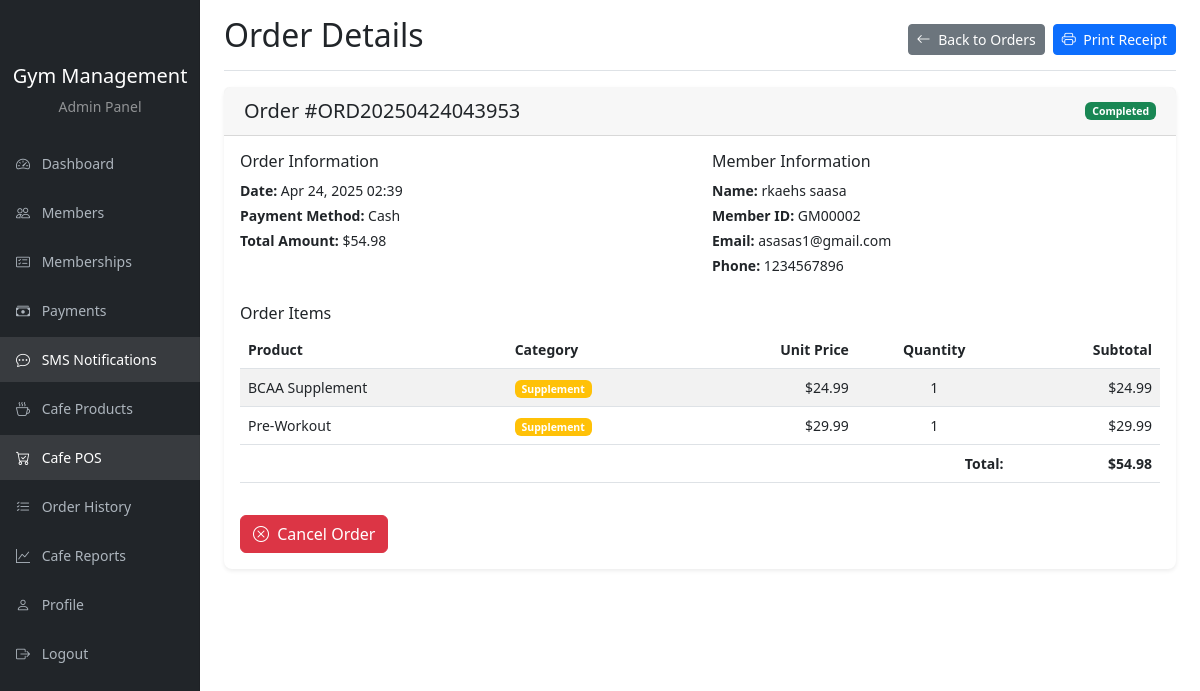
The page /admin/view-cafe-order.php?id=2 (signed in) on the database its author committed.
### tables this page shows
CREATE TABLE `cafe_orders` (
  `id` int(11) NOT NULL,
  `order_number` varchar(20) NOT NULL,
  `member_id` int(11) NOT NULL,
  `total_amount` decimal(10,2) NOT NULL,
  `payment_method` enum('cash','credit_card','debit_card','other') NOT NULL,
  `status` enum('completed','cancelled') DEFAULT 'completed',
  `created_by` int(11) NOT NULL,
  `created_at` timestamp NOT NULL DEFAULT current_timestamp()
);

CREATE TABLE `gym_members` (
  `id` int(11) NOT NULL,
  `member_id` varchar(20) NOT NULL COMMENT 'Custom member ID for display',
  `first_name` varchar(50) NOT NULL,
  `last_name` varchar(50) NOT NULL,
  `email` varchar(100) NOT NULL,
  `phone` varchar(20) NOT NULL,
  `gender` enum('male','female','other') NOT NULL,
  `date_of_birth` date DEFAULT NULL,
  `address` text DEFAULT NULL,
  `emergency_contact_name` varchar(100) DEFAULT NULL,
  `emergency_contact_phone` varchar(20) DEFAULT NULL,
  `membership_id` int(11) DEFAULT NULL,
  `membership_start_date` date DEFAULT NULL,
  `membership_end_date` date DEFAULT NULL,
  `status` enum('active','inactive','pending') DEFAULT 'active',
  `notes` text DEFAULT NULL,
  `profile_image` varchar(255) DEFAULT NULL,
  `created_at` timestamp NOT NULL DEFAULT current_timestamp(),
  `updated_at` timestamp NOT NULL DEFAULT current_timestamp() ON UPDATE current_timestamp()
);

CREATE TABLE `cafe_order_items` (
  `id` int(11) NOT NULL,
  `order_id` int(11) NOT NULL,
  `product_id` int(11) NOT NULL,
  `quantity` int(11) NOT NULL,
  `unit_price` decimal(10,2) NOT NULL,
  `subtotal` decimal(10,2) NOT NULL,
  `created_at` timestamp NOT NULL DEFAULT current_timestamp()
);

CREATE TABLE `cafe_products` (
  `id` int(11) NOT NULL,
  `name` varchar(100) NOT NULL,
  `description` text DEFAULT NULL,
  `category` enum('food','beverage','supplement','other') NOT NULL,
  `price` decimal(10,2) NOT NULL,
  `cost_price` decimal(10,2) NOT NULL,
  `stock_quantity` int(11) NOT NULL DEFAULT 0,
  `status` enum('active','inactive') DEFAULT 'active',
  `created_at` timestamp NOT NULL DEFAULT current_timestamp(),
  `updated_at` timestamp NOT NULL DEFAULT current_timestamp() ON UPDATE current_timestamp()
);

### admin/view-cafe-order.php (the view, shortened to what this page needs)
<?php
require_once '../includes/db.php';
$order = null;
$order_items = [];
$order_id = (int)$_GET['id'];
try {
    $stmt = $conn->prepare("SELECT o.*, CONCAT(m.first_name, ' ', m.last_name) as member_name, m.member_id as member_number, m.email, m.phone
                           FROM cafe_orders o
                           JOIN gym_members m ON o.member_id = m.id
                           WHERE o.id = ?");
    $stmt->bind_param("i", $order_id);
    $stmt->execute();
    $result = $stmt->get_result();
    $order = $result->fetch_assoc();
    $stmt = $conn->prepare("SELECT oi.*, p.name as product_name, p.category
                           FROM cafe_order_items oi
                           JOIN cafe_products p ON oi.product_id = p.id
                           WHERE oi.order_id = ?
                           ORDER BY p.category, p.name");
    $stmt->bind_param("i", $order_id);
    $stmt->execute();
    $order_items = $stmt->get_result();
} catch (Exception $e) {
    $error = "Error: " . $e->getMessage();
}
?>
<!DOCTYPE html>
<html lang="en">
<head>
    <link href="https://cdn.jsdelivr.net/npm/bootstrap@5.3.0/dist/css/bootstrap.min.css" rel="stylesheet">
    <link rel="stylesheet" href="https://cdn.jsdelivr.net/npm/bootstrap-icons@1.10.0/font/bootstrap-icons.css">
    <link rel="stylesheet" href="../assets/css/admin.css">
</head>
<body>
    <div class="container-fluid no-print">
        <div class="row">
            <?php include 'sidebar.php'; ?>
            <main class="col-md-9 ms-sm-auto col-lg-10 px-md-4">
                <div class="d-flex justify-content-between flex-wrap flex-md-nowrap align-items-center pt-3 pb-2 mb-3 border-bottom no-print">
                    <h1 class="h2">Order Details</h1>
                    <div class="btn-toolbar mb-2 mb-md-0">
                        <a href="cafe-orders.php" class="btn btn-sm btn-secondary me-2">
                            <i class="bi bi-arrow-left me-1"></i> Back to Orders
                        </a>
                        <button type="button" class="btn btn-sm btn-primary" onclick="window.print()">
                            <i class="bi bi-printer me-1"></i> Print Receipt
                        </button>
                    </div>
                </div>
                <?php if ($order): ?>
                    <div class="card mb-4">
                        <div class="card-header d-flex justify-content-between align-items-center">
                            <h5 class="card-title mb-0">Order #<?php echo htmlspecialchars($order['order_number']); ?></h5>
                            <span class="badge <?php echo $order['status'] === 'completed' ? 'bg-success' : 'bg-danger'; ?>">
                                <?php echo ucfirst($order['status']); ?>
                            </span>
                        </div>
                        <div class="card-body">
                            <div class="row">
                                <div class="col-md-6">
                                    <h6>Order Information</h6>
                                    <p class="mb-1"><strong>Date:</strong> <?php echo date('M d, Y H:i', strtotime($order['created_at'])); ?></p>
                                    <p class="mb-1"><strong>Payment Method:</strong> <?php echo ucwords(str_replace('_', ' ', $order['payment_method'])); ?></p>
                                    <p class="mb-1"><strong>Total Amount:</strong> $<?php echo number_format($order['total_amount'], 2); ?></p>
                                </div>
                                <div class="col-md-6">
                                    <h6>Member Information</h6>
                                    <p class="mb-1"><strong>Name:</strong> <?php echo htmlspecialchars($order['member_name']); ?></p>
                                    <p class="mb-1"><strong>Member ID:</strong> <?php echo htmlspecialchars($order['member_number']); ?></p>
                                    <p class="mb-1"><strong>Email:</strong> <?php echo htmlspecialchars($order['email']); ?></p>
                                    <p class="mb-1"><strong>Phone:</strong> <?php echo htmlspecialchars($order['phone']); ?></p>
                                </div>
                            </div>
                            <h6 class="mt-4">Order Items</h6>
                            <div class="table-responsive">
                                <table class="table table-striped">
                                    <thead>
                                        <tr>
                                            <th>Product</th>
                                            <th>Category</th>
                                            <th class="text-end">Unit Price</th>
                                            <th class="text-center">Quantity</th>
                                            <th class="text-end">Subtotal</th>
                                        </tr>
                                    </thead>
                                    <tbody>
                                        <?php if (is_object($order_items) && $order_items->num_rows > 0): ?>
                                            <?php while ($item = $order_items->fetch_assoc()): ?>
                                                <tr>
                                                    <td><?php echo htmlspecialchars($item['product_name']); ?></td>
                                                    <td>
                                                        <span class="badge <?php
                                                            echo $item['category'] === 'food' ? 'bg-success' :
                                                                ($item['category'] === 'beverage' ? 'bg-info' :
                                                                ($item['category'] === 'supplement' ? 'bg-warning' : 'bg-secondary'));
                                                        ?>">
                                                            <?php echo ucfirst($item['category']); ?>
                                                        </span>
                                                    </td>
                                                    <td class="text-end">$<?php echo number_format($item['unit_price'], 2); ?></td>
                                                    <td class="text-center"><?php echo $item['quantity']; ?></td>
                                                    <td class="text-end">$<?php echo number_format($item['subtotal'], 2); ?></td>
                                                </tr>
                                            <?php endwhile; ?>
                                        <?php else: ?>
                                            <tr>
                                                <td colspan="5" class="text-center">No items found</td>
                                            </tr>
                                        <?php endif; ?>
                                    </tbody>
                                    <tfoot>
                                        <tr>
                                            <th colspan="4" class="text-end">Total:</th>
                                            <th class="text-end">$<?php echo number_format($order['total_amount'], 2); ?></th>
                                        </tr>
                                    </tfoot>
                                </table>
                            </div>
                            <?php if ($order['status'] === 'completed'): ?>
                                <div class="mt-3 no-print">
                                    <button type="button" class="btn btn-danger" data-bs-toggle="modal" data-bs-target="#cancelOrderModal">
                                        <i class="bi bi-x-circle me-1"></i> Cancel Order
                                    </button>
                                </div>
                            <?php endif; ?>
                        </div>
                    </div>
                <?php endif; ?>
            </main>
        </div>
    </div>
</body>
</html>

### assets/css/admin.css (style rules this page uses)
body { font-size: .875rem; }
.card { margin-bottom: 1.5rem; box-shadow: 0 0.125rem 0.25rem rgba(0, 0, 0, 0.075); border: none; border-radius: 0.5rem; }
.card-header { background-color: rgba(0, 0, 0, 0.03); border-bottom: 1px solid rgba(0, 0, 0, 0.125); padding: 0.75rem 1.25rem; }
.table-responsive { overflow-x: auto; -webkit-overflow-scrolling: touch; }

### rows shown on the page
cafe_orders: order_number "ORD20250424043953", status "Completed", created_at "Apr 24, 2025 02:39", payment_method "Cash", total_amount "54.98", member.member_id "GM00002", member.email "asasas1@gmail.com", member.phone "1234567896"
cafe_order_items: product.name "BCAA Supplement", product.category "Supplement", unit_price "24.99", quantity "1", subtotal "24.99"
cafe_order_items: product.name "Pre-Workout", product.category "Supplement", unit_price "29.99", quantity "1", subtotal "29.99"

### other values the page prints
$order['member_name'] "rkaehs saasa"
